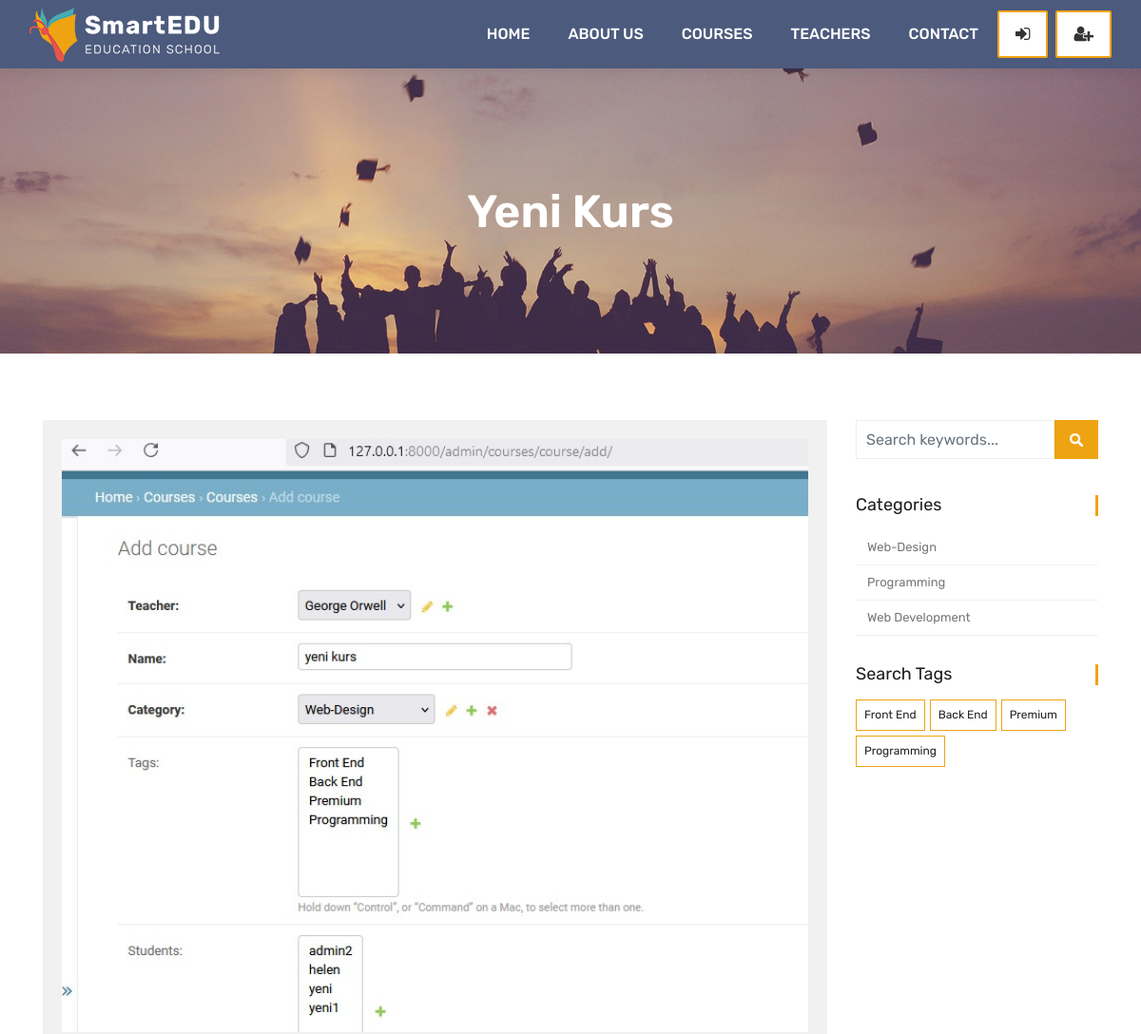
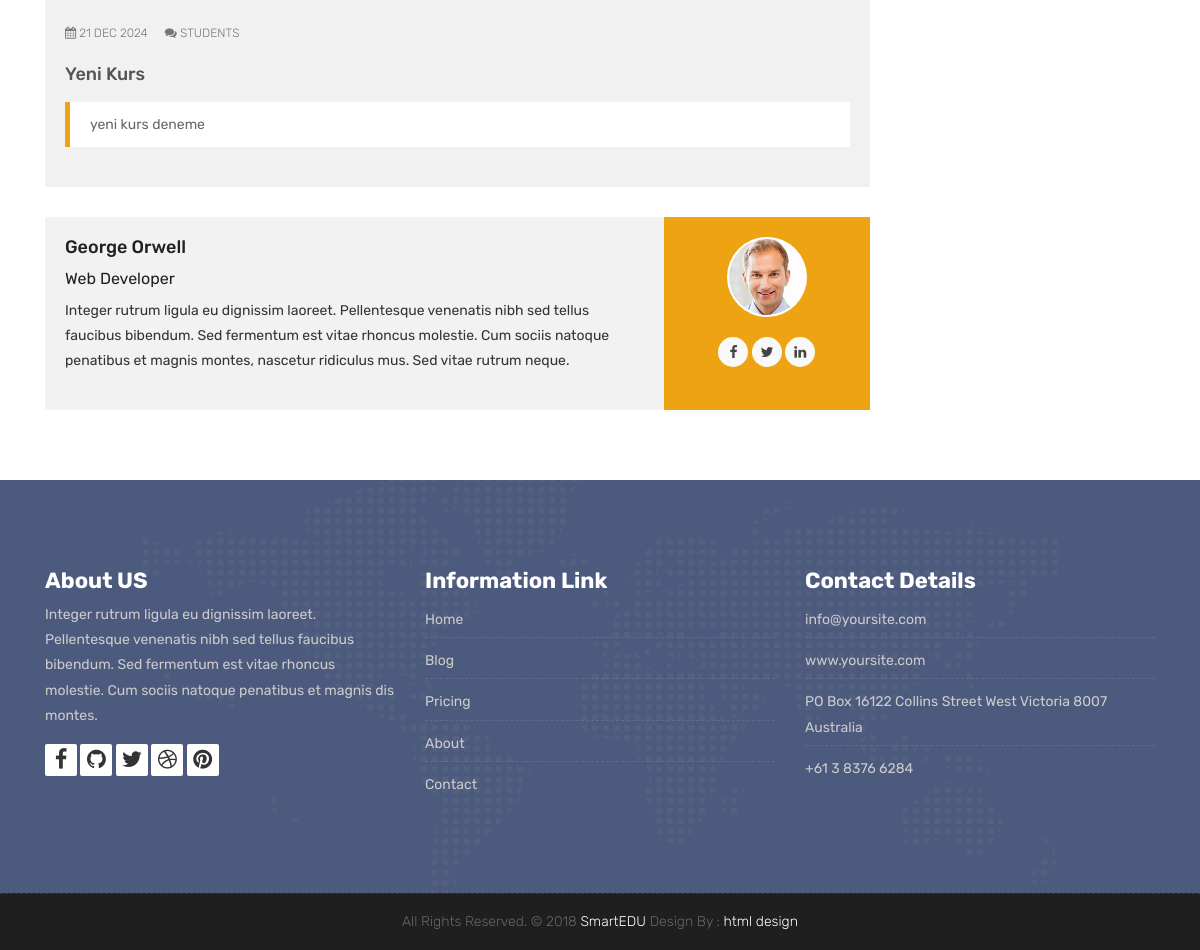
/courses/web-design/6, run on the app's committed database (2 pictures, top to bottom).
### courses/models.py (models this page shows, shortened)
class Course(models.Model):
    teacher = models.ForeignKey(Teacher, null=True, on_delete=models.CASCADE)
    name = models.CharField(max_length=200, unique=True)
    category = models.ForeignKey(Category, null= True, on_delete=models.DO_NOTHING)
    tags = models.ManyToManyField(Tag, blank=True, null=True)
    students = models.ManyToManyField(User, blank=True, related_name='courses_joined')
    description = models.TextField(blank=True, null=True)
    image = models.ImageField(upload_to="courses/%Y/%m/%d/", default="courses/default_course_image.jpg")
    date = models.DateTimeField(auto_now=True)
    available = models.BooleanField(default=True)

class Category(models.Model):
    name = models.CharField(max_length=50, null=True )
    slug = models.SlugField(max_length=50, unique=True, null=True)

class Tag(models.Model):
    name = models.CharField(max_length=50, null=True )
    slug = models.SlugField(max_length=50, unique=True, null=True)

### teachers/models.py (models this page shows, shortened)
class Teacher(models.Model):
    name = models.CharField(max_length=50)
    title = models.CharField(max_length=50)
    description = models.TextField(blank=True)
    image = models.ImageField(upload_to="courses/%Y/%m/%d")
    facebook = models.URLField(max_length=100, blank=True)
    twitter = models.URLField(max_length=100, blank=True)
    linkedin = models.URLField(max_length=100, blank=True)
    youtube = models.URLField(max_length=100, blank=True)

### courses/views.py (the view)
# urls.py: path('<slug:category_slug>/<int:course_id>', views.course_detail, name="course_detail"),
def course_detail(request, category_slug, course_id):
    current_user = request.user
    course = Course.objects.get(category__slug=category_slug, id = course_id)
    courses = Course.objects.all().order_by('-date')
    categories = categories = Category.objects.all()
    tags = Tag.objects.all()
    if current_user.is_authenticated:
        enrolled_courses = current_user.courses_joined.all()
    else:
        enrolled_courses = courses
    context = {
        'course': course,
        'enrolled_courses': enrolled_courses,
        'categories': categories,
        'tags': tags
    }
    return render(request, 'course.html', context)

### templates/course.html (shortened to what this page needs)
{% extends 'partials/_base.html' %}
{% load static %}
{% block content %}
	<div class="all-title-box">
		<div class="container text-center">
			<h1>{{course.name}}</span></h1>
		</div>
	</div>
    <div id="overviews" class="section wb">
        <div class="container">
            <div class="row">
                <div class="col-lg-9 blog-post-single">
                    <div class="blog-item">
						<div class="image-blog">
							<img src="{{course.image.url}}" alt="" class="img-fluid">
						</div>
						<div class="post-content">
							<div class="meta-info-blog">
								<span><i class="fa fa-calendar"></i> {{course.date|date:"d M Y"}}</span>
								<span><i class="fa fa-comments"></i> Students</span>
							</div>
							<div class="blog-title">
								<h2><a href="#" title="">{{course.name}}</a></h2>
							</div>
							<div class="blog-desc">
								<blockquote class="default">
									{{course.description}}
								</blockquote>
							</div>
						</div>
					</div>
					<div class="blog-author">
						<div class="author-bio">
							<h3 class="author_name"><a
								 href="{% url 'teacher_detail' course.teacher.pk %}">{{course.teacher.name}}</a></h3>
							<h5>{{course.teacher.title}}</h5>
							<p class="author_det">
								{{course.teacher.description}}
							</p>
						</div>
						<div class="author-desc">
							<img src="{{course.teacher.image.url}}" alt="about author">
							<ul class="author-social">
								<li><a href="{{course.teacher.facebook}}"><i class="fa fa-facebook"></i></a></li>
								<li><a href="{{course.teacher.twitter}}"><i class="fa fa-twitter"></i></a></li>
								<li><a href="{{course.teacher.linkedin}}"><i class="fa fa-linkedin"></i></a></li>
							</ul>
						</div>
					</div>
                </div>
				<div class="col-lg-3 col-12 right-single">
					<div class="widget-search">
						<div class="site-search-area">
							<form method="get" id="site-searchform" action="#">
								<div>
									<input class="input-text form-control" name="search-k" id="search-k"
									 placeholder="Search keywords..." type="text">
									<input id="searchsubmit" value="Search" type="submit">
								</div>
							</form>
						</div>
					</div>
					<div class="widget-categories">
						<h3 class="widget-title">Categories</h3>
						<ul>
							{% for category in categories %}
								<li><a href="{% url 'courses_by_category' category.slug %}">{{category.name}}</a></li>
							{% endfor %}
						</ul>
					</div>
					<div class="widget-tags">
						<h3 class="widget-title">Search Tags</h3>
						<ul class="tags">
							{% for tag in tags %}
							<li><a href="{% url 'courses_by_tag' tag.slug %}">{% if tag.slug in request.path %} <b>{{tag.name}}</b>{% else %}{{tag.name}}{% endif %}</a></li>
						{% endfor %}
						</ul>
					</div>
				</div>
            </div>
        </div>
    </div>
{% endblock %}

### data on the page
Course: name "Yeni Kurs", image (picture), date "21 DEC 2024", description "yeni kurs deneme", teacher.name "George Orwell", teacher "Web Developer", teacher.description "Integer rutrum ligula eu dignissim laoreet. Pellentesque venenatis nibh sed tellus faucibus bibendum. Sed fermentum est vitae rhoncus molestie. Cum sociis natoque penatibus et magnis montes, nascetur ridiculus mus. Sed vitae rutrum neque.", teacher.image (picture)
Category: name "Web-Design"
Category: name "Programming"
Category: name "Web Development"
Tag: name "Front End"
Tag: name "Back End"
Tag: name "Premium"
Tag: name "Programming"
